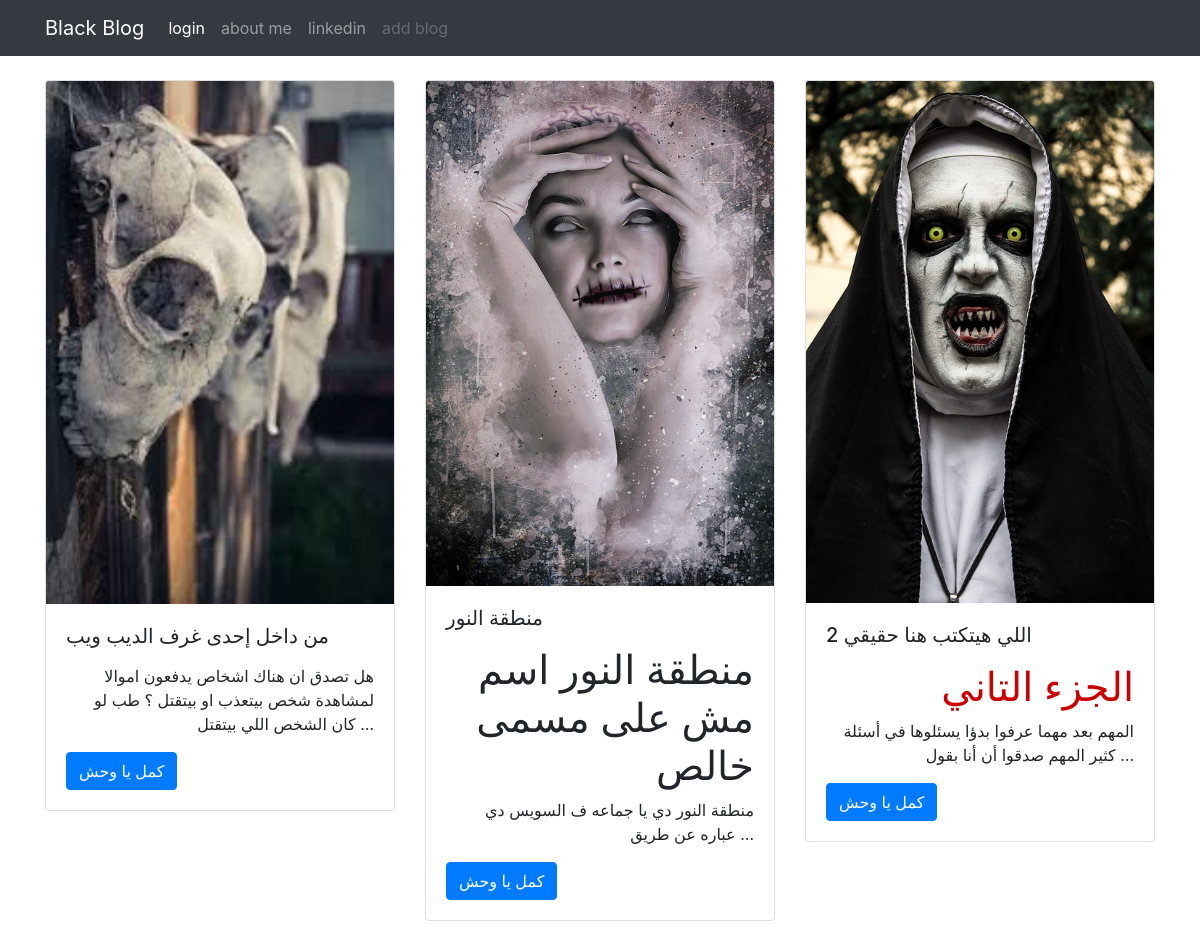
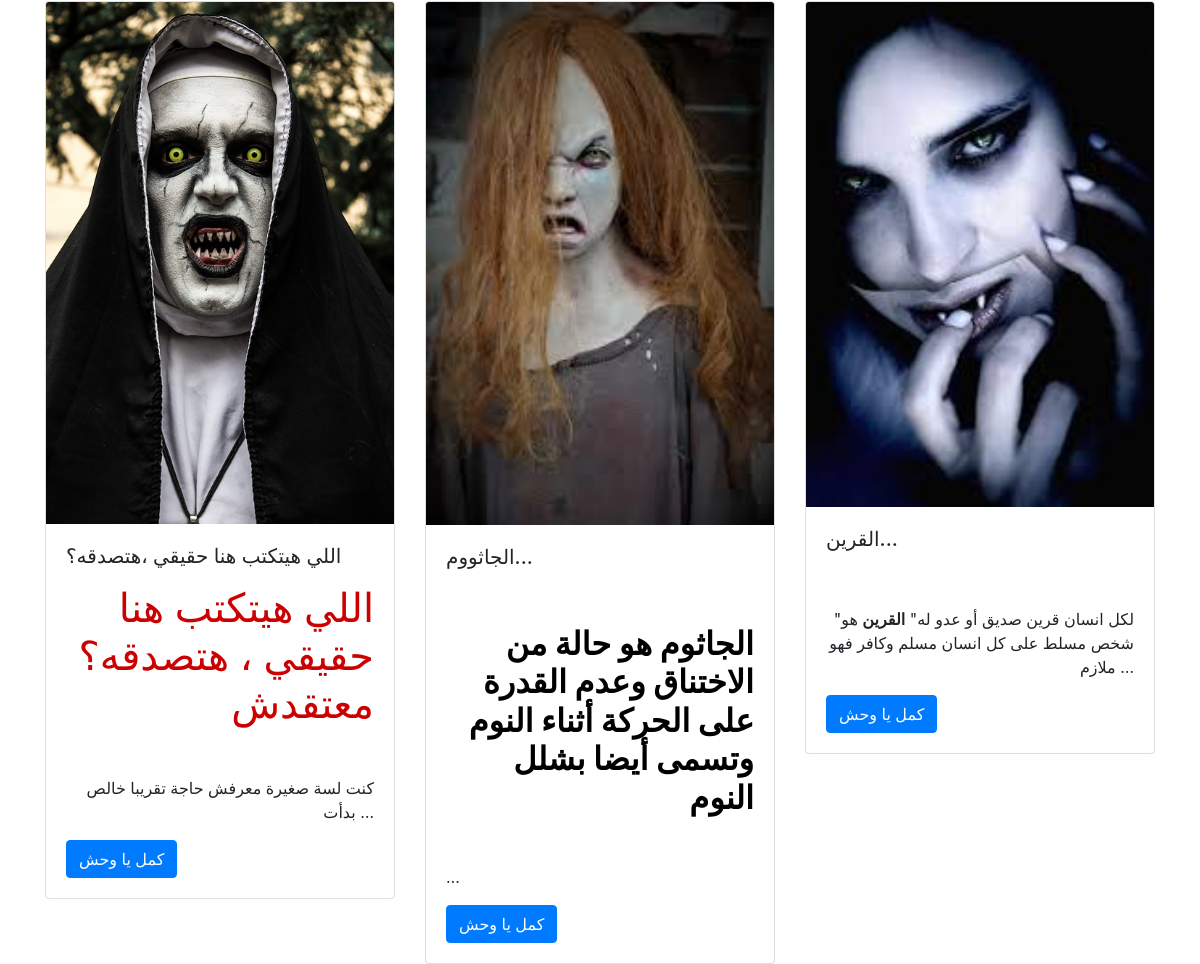
The page / on the database its author committed (2 pictures, top to bottom).
### posts/models.py (models this page shows, shortened)
class Post(models.Model):
    user = models.ForeignKey(User, on_delete=models.PROTECT)
    title = models.CharField(max_length=30)
    content = RichTextField()
    image = models.ImageField(blank=True,)
    created = models.DateTimeField(default=timezone.now)
    active = models.BooleanField(default=False)

### posts/views.py (the view)
# urls.py: re_path(r'^$', views.PostListView.as_view(), name='post_list'),
class PostListView(ListView):
    model = Post
    def get_queryset(self):
        return Post.objects.filter(active=True).order_by('-created')

### posts/templates/posts/post_list.html (shortened to what this page needs)
{% extends 'base.html' %}
{% block body%}
<div class="row justify-content-between">
    {% for post in post_list %}
        <div class="col-4 mt-4">
            <div class="card edit_card">
              <img src="{{ post.image.url }}"
                   class="card-img-top" alt="horror">
              <div class="card-body">
                <h5 class="card-title">{{ post.title|safe }}</h5>
                <p class="card-text">{{ post.content|truncatewords:20|safe }}</p>
                <a href="{% url 'posts:post_detail' pk=post.pk %}" class="btn btn-primary">كمل يا وحش</a>
              </div>
            </div>
        </div>
        {% endfor %}
</div>
{% endblock %}

### templates/base.html (shortened to what this page needs)
<!doctype html>
{% load staticfiles %}
<html lang="en">
<head>
    <link rel="stylesheet" href="https://stackpath.bootstrapcdn.com/bootstrap/4.3.1/css/bootstrap.min.css"
>
    <link rel="stylesheet" href="{% static '' %}">
</head>
<body>
<nav class="navbar navbar-expand-lg navbar-dark bg-dark">
    <div class="container">
        <a class="navbar-brand" href="{% url 'posts:post_list' %}">Black Blog</a>
        <div class="collapse navbar-collapse" id="navbarNav">
            <ul class="navbar-nav">
              {% if user.is_authenticated %}
                <li class="nav-item active">
                    <a class="nav-link" href="{% url 'logout' %}">Logout <span class="sr-only">(current)</span></a>
                </li>
              {%else%}
                <li class="nav-item active">
                    <a class="nav-link" href="{% url 'login' %}">login <span class="sr-only">(current)</span></a>
                </li>
              {% endif %}
                <li class="nav-item">
                    <a class="nav-link" href="{% url 'posts:about' %}">about me</a>
                </li>
                <li class="nav-item">
                    <a class="nav-link" href="https://www.linkedin.com/in/oabbass/" target="_blank">linkedin</a>
                </li>
              {% if user.is_authenticated %}
                <li class="nav-item">
                    <a class="nav-link" href="{% url 'posts:create_post' %}">Add Blog</a>
                </li>
              {% else %}
              <li class="nav-item">
                    <a class="nav-link disabled" href="#" tabindex="-1" aria-disabled="true">add blog</a>
              </li>
              {% endif %}
            </ul>
        </div>
    </div>
</nav>
<div class="container">
    {% block body%}
    {% endblock %}
</div>
</body>
</html>

### rows shown on the page
Post: image (picture), title "من داخل إحدى غرف الديب ويب", content "هل تصدق ان هناك اشخاص يدفعون اموالا لمشاهدة شخص بيتعذب او بيتقتل ؟ طب لو كان الشخص اللي بيتقتل …"
Post: image (picture), title "منطقة النور", content "منطقة النور اسم مش على مسمى خالص منطقة النور دي يا جماعه ف السويس دي عباره عن طريق …"
Post: image (picture), title "اللي هيتكتب هنا حقيقي 2", content "الجزء التاني المهم بعد مهما عرفوا بدؤا يسئلوها في أسئلة كثير المهم صدقوا أن أنا بقول …"
Post: image (picture), title "اللي هيتكتب هنا حقيقي ،هتصدقه؟", content "اللي هيتكتب هنا حقيقي ، هتصدقه؟ معتقدش كنت لسة صغيرة معرفش حاجة تقريبا خالص بدأت …"
Post: image (picture), title "الجاثووم...", content "الجاثوم هو حالة من الاختناق وعدم القدرة على الحركة أثناء النوم وتسمى أيضا بشلل النوم …"
Post: image (picture), title "القرين...", content "\"لكل انسان قرين صديق أو عدو له\" القرين هو شخص مسلط على كل انسان مسلم وكافر فهو ملازم …"
